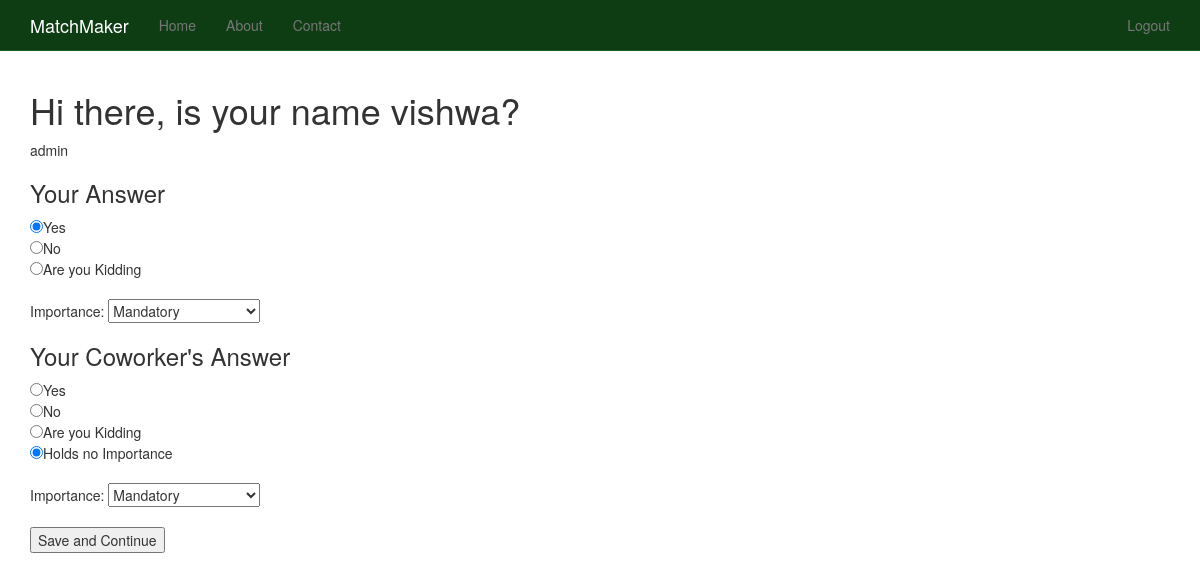
Page /question/1/ (signed in) on the earlier database version.
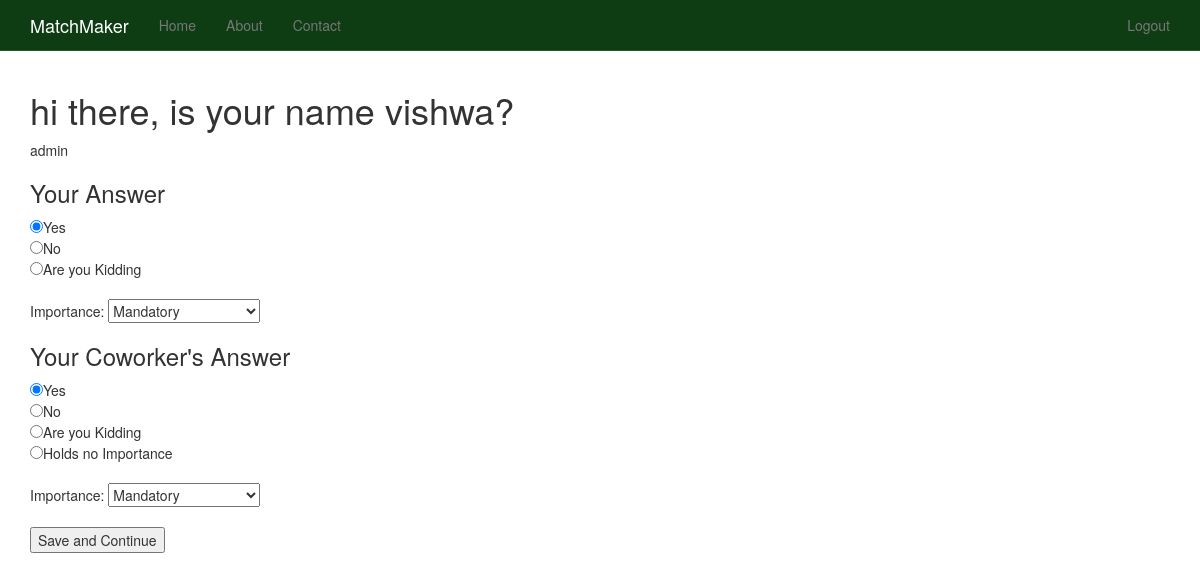
Same page on the later database version.
### questions/models.py (models this page shows, shortened)
class Question(models.Model):
	text = models.TextField()
	acitve = models.BooleanField(default=True)
	draft = models.BooleanField(default=False)
	timestamp = models.DateTimeField(auto_now_add=True, auto_now = False)

class Answer(models.Model):
	question = models.ForeignKey(Question)
	text = models.CharField(max_length=120)
	acitve = models.BooleanField(default=True)
	draft = models.BooleanField(default=False)
	timestamp = models.DateTimeField(auto_now_add=True, auto_now = False)

class UserAnswer(models.Model):
	user = models.ForeignKey(settings.AUTH_USER_MODEL)
	question = models.ForeignKey(Question)
	my_answer = models.ForeignKey(Answer, related_name='user_answer')
	my_answer_importance = models.CharField(max_length=50, choices=LEVELS)
	my_points = models.IntegerField(default=-1)
	their_answer = models.ForeignKey(Answer, blank=True, null=True, related_name='match_answer')
	their_importance = models.CharField(max_length=50, choices=LEVELS)
	their_points = models.IntegerField(default=-1)
	timestamp = models.DateTimeField(auto_now_add=True, auto_now = False)

### questions/views.py (the view)
# urls.py: url(r'^question/(?P<id>\d+)/$', 'questions.views.single', name='question_single'),
def single(request, id):
	if request.user.is_authenticated():
		queryset = Question.objects.all().order_by('-timestamp')
		instance = get_object_or_404(Question, id=id)
		try:
			user_answer = UserAnswer.objects.get(user=request.user, question=instance)
		except UserAnswer.DoesNotExist:
			user_answer = UserAnswer()
		except UserAnswer.MultipleObjectsReturned:
			user_answer = UserAnswer.objects.get(user=request.user, question=instance)[0]
		except:
			user_answer = UserAnswer()
		form = UserResponseForm(request.POST or None)
		if form.is_valid():
			print form.cleaned_data
			question_id = form.cleaned_data.get('question_id') #form.cleaned_data['question_id']
			answer_id = form.cleaned_data.get('answer_id')
			importance_level = form.cleaned_data.get('importance_level')
			their_importance_level = form.cleaned_data.get('their_importance_level')
			their_answer_id = form.cleaned_data.get('their_answer_id')
			question_instance = Question.objects.get(id=question_id)
			answer_instance = Answer.objects.get(id=answer_id)
			user_answer.user = request.user
			user_answer.question = question_instance
			user_answer.my_answer = answer_instance
			user_answer.my_answer_importance = importance_level
			if their_answer_id != -1:
				their_answer_istance = Answer.objects.get(id=their_answer_id)
				user_answer.their_answer = their_answer_istance
				user_answer.their_importance = their_importance_level
			else:
				user_answer.their_answer = None
				user_answer.their_importance = "Not Important"
			user_answer.save()
			next_q = Question.objects.all().order_by("?").first()
			return redirect("question_single", id=next_q.id)
		context = {
			"form": form,
			"instance": instance,
			"user_answer":user_answer,
		}
		return render(request, "questions/single.html", context)
	else:
		raise Http404

### questions/forms.py (shortened to what this page needs)
class UserResponseForm(forms.Form):
	question_id = forms.IntegerField()
	answer_id = forms.IntegerField()
	importance_level = forms.ChoiceField(choices=LEVELS)
	their_answer_id = forms.IntegerField()
	their_importance_level = forms.ChoiceField(choices=LEVELS)

### templates/questions/single.html (shortened to what this page needs)
{% extends "base.html" %}
{% block content %}
<form method="POST" action=""> {% csrf_token %}
<h1>{{ instance.text }}</h1>
{{ user_answer.user }}
<h3>Your Answer</h3>
{% for ans in instance.answer_set.all %}
<input type="radio" name="answer_id" value="{{ans.id}}"{% if user_answer.my_answer.id == ans.id %} checked = checked {% endif %}/>{{ ans.text }} <br/>
{% endfor %}
<br/>
Importance: {{ form.importance_level }}
<h3>Your Coworker's Answer</h3>
{% for ans in instance.answer_set.all %}
<input type="radio" name="their_answer_id" value="{{ans.id}}"{% if user_answer.their_answer.id == ans.id %} checked = checked {% endif %}/>{{ ans.text }} <br/>
{% endfor %}
<input type="radio" name="their_answer_id" value="-1" {% if not user_answer.their_answer %} checked=checked {% endif %}/>Holds no Importance <br/>
<br/>
Importance: {{ form.their_importance_level }}<br/><br/>
<input type="submit" value="Save and Continue">
</form>
{% endblock %}

Differences in the rows shown:
changed Question: text "Hi there, is your name vishwa?" → "hi there, is your name vishwa?"
changed UserAnswer "admin": their_answer_id "☑" → "☐"
changed Answer "Yes": their_answer_id "☐" → "☑"
